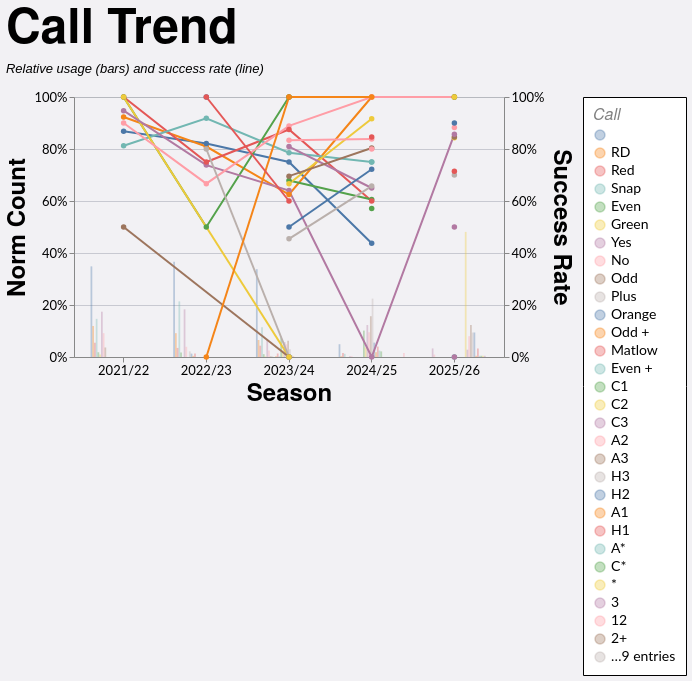

Here is the Vega-Lite specification saved for this chart:
### Vega-Lite specification from a JSON file in a GitHub repository (floating-point values rounded to 4 significant figures; data arrays with more than 128 entries replaced by an {"elided": "..."} marker saying what was removed)
{"config": {"axis": {"labelFont": "Lato, sans-serif", "titleFont": "PT Sans Narrow, Helvetica Neue, Helvetica, Arial, sans-serif", "labelFontSize": 13, "titleFontSize": 24, "gridColor": "#202947", "gridOpacity": 0.2}, "header": {"labelFont": "PT Sans Narrow, Helvetica Neue, Helvetica, Arial, sans-serif", "titleFont": "PT Sans Narrow, Helvetica Neue, Helvetica, Arial, sans-serif", "labelFontSize": 24, "titleFontSize": 28, "labelFontWeight": "bold", "orient": "left"}, "legend": {"labelFont": "Lato, sans-serif", "titleFont": "PT Sans Narrow, Helvetica Neue, Helvetica, Arial, sans-serif", "labelFontSize": 14, "titleFontSize": 16, "titlePadding": 5, "fillColor": "white", "strokeColor": "black", "padding": 10, "titleFontWeight": "lighter", "titleFontStyle": "italic", "titleColor": "gray", "offset": 10}, "title": {"font": "PT Sans Narrow, Helvetica Neue, Helvetica, Arial, sans-serif", "fontSize": 48, "fontWeight": "bold", "anchor": "start", "align": "center", "titlePadding": 20, "subtitlePadding": 10, "subtitleFontSize": 13, "subtitleColor": "", "subtitleFontStyle": "italic", "offset": 15, "color": "black"}, "axisX": {"labelAngle": 0}, "facet": {"title": null, "header": null, "align": {"row": "each", "column": "each"}}, "resolve": {"scale": {"y": "independent", "facet": "independent"}}, "background": "#f2f1f4"}, "layer": [{"mark": {"type": "bar", "opacity": 0.35}, "encoding": {"color": {"field": "call", "sort": null, "title": "Call", "type": "nominal"}, "tooltip": [{"field": "season", "title": "Season", "type": "nominal"}, {"field": "call", "title": "Call", "type": "nominal"}, {"field": "won", "format": ",.0f", "title": "Won", "type": "quantitative"}, {"field": "attempts", "format": ",.0f", "title": "Attempts", "type": "quantitative"}, {"field": "norm_count", "format": ".1%", "title": "Norm Count", "type": "quantitative"}, {"field": "success_rate", "format": ".1%", "title": "Success Rate", "type": "quantitative"}], "x": {"field": "season", "sort": ["2021/22", "2022/23", "2023/24", "2024/25", "2025/26"], "title": "Season", "type": "nominal"}, "xOffset": {"field": "call", "sort": null, "type": "nominal"}, "y": {"axis": {"format": "%", "orient": "left"}, "field": "norm_count", "scale": {"domain": [0, 1]}, "title": "Norm Count", "type": "quantitative"}}, "transform": [{"filter": "(loSquad == 'All' || datum.squad == loSquad) && (loGameType == 'All' || (loGameType == 'League + Cup' && (datum.game_type == 'League' || datum.game_type == 'Cup')) || (loGameType == 'League only' && datum.game_type == 'League') || datum.game_type == loGameType) && (loOpposition == 'All' || datum.opposition == loOpposition) && (loThrower == 'All' || datum.thrower == loThrower) && (loJumper == 'All' || datum.jumper == loJumper) && (loArea == 'All' || datum.area == loArea) && (loNumbers == 'All' || datum.numbers == loNumbers) && (loCallType == 'All' || datum.call_type == loCallType)"}, {"aggregate": [{"op": "count", "as": "attempts"}, {"op": "sum", "field": "won", "as": "won"}], "groupby": ["season", "call"]}, {"joinaggregate": [{"op": "sum", "field": "attempts", "as": "season_attempts"}], "groupby": ["season"]}, {"calculate": "datum.attempts / datum.season_attempts", "as": "norm_count"}, {"calculate": "datum.won / datum.attempts", "as": "success_rate"}]}, {"mark": {"type": "line", "point": true, "strokeWidth": 2}, "encoding": {"color": {"field": "call", "sort": null, "title": "Call", "type": "nominal"}, "detail": {"field": "call", "type": "nominal"}, "tooltip": [{"field": "season", "title": "Season", "type": "nominal"}, {"field": "call", "title": "Call", "type": "nominal"}, {"field": "won", "format": ",.0f", "title": "Won", "type": "quantitative"}, {"field": "attempts", "format": ",.0f", "title": "Attempts", "type": "quantitative"}, {"field": "norm_count", "format": ".1%", "title": "Norm Count", "type": "quantitative"}, {"field": "success_rate", "format": ".1%", "title": "Success Rate", "type": "quantitative"}], "x": {"field": "season", "sort": ["2021/22", "2022/23", "2023/24", "2024/25", "2025/26"], "title": "Season", "type": "nominal"}, "y": {"axis": {"format": "%", "orient": "right"}, "field": "success_rate", "scale": {"domain": [0, 1]}, "title": "Success Rate", "type": "quantitative"}}, "transform": [{"filter": "(loSquad == 'All' || datum.squad == loSquad) && (loGameType == 'All' || (loGameType == 'League + Cup' && (datum.game_type == 'League' || datum.game_type == 'Cup')) || (loGameType == 'League only' && datum.game_type == 'League') || datum.game_type == loGameType) && (loOpposition == 'All' || datum.opposition == loOpposition) && (loThrower == 'All' || datum.thrower == loThrower) && (loJumper == 'All' || datum.jumper == loJumper) && (loArea == 'All' || datum.area == loArea) && (loNumbers == 'All' || datum.numbers == loNumbers) && (loCallType == 'All' || datum.call_type == loCallType)"}, {"aggregate": [{"op": "count", "as": "attempts"}, {"op": "sum", "field": "won", "as": "won"}], "groupby": ["season", "call"]}, {"joinaggregate": [{"op": "sum", "field": "attempts", "as": "season_attempts"}], "groupby": ["season"]}, {"calculate": "datum.attempts / datum.season_attempts", "as": "norm_count"}, {"calculate": "datum.won / datum.attempts", "as": "success_rate"}]}], "data": {"name": "data-1e1c135a98a60ffade50e9c83bbe9560"}, "height": 260, "params": [{"name": "loSquad", "value": "All"}, {"name": "loSeason", "value": "All"}, {"name": "loGameType", "value": "All"}, {"name": "loOpposition", "value": "All"}, {"name": "loThrower", "value": "All"}, {"name": "loJumper", "value": "All"}, {"name": "loArea", "value": "All"}, {"name": "loNumbers", "value": "All"}, {"name": "loCallType", "value": "All"}], "resolve": {"scale": {"y": "independent"}}, "title": {"text": "Call Trend", "subtitle": "Relative usage (bars) and success rate (line)"}, "width": 430, "$schema": "https://vega.github.io/schema/vega-lite/v5.20.1.json", "datasets": {"data-1e1c135a98a60ffade50e9c83bbe9560": {"elided": "1242 records"}}}
